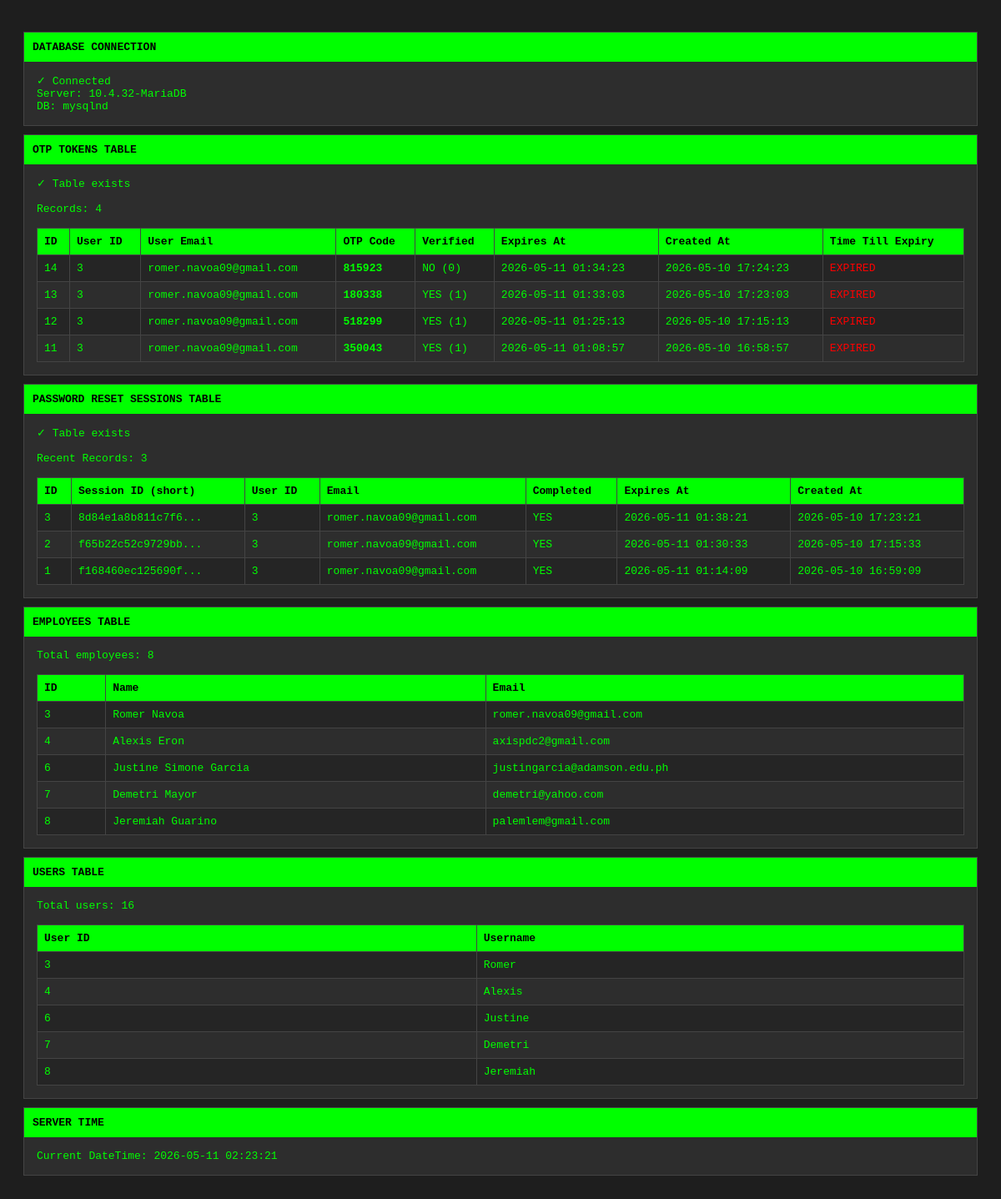
The app's page /Features/debug_flow.php with its own data.
### tables this page shows
CREATE TABLE `employees` (
  `id` int(10) UNSIGNED NOT NULL,
  `name` varchar(255) NOT NULL,
  `email` varchar(255) NOT NULL,
  `username` varchar(255) NOT NULL,
  `password` varchar(255) NOT NULL,
  `type` varchar(50) NOT NULL DEFAULT 'Emp',
  `position` varchar(255) NOT NULL,
  `department` varchar(255) NOT NULL,
  `salary` decimal(15,2) NOT NULL DEFAULT 0.00,
  `join_date` date NOT NULL,
  `status` varchar(50) NOT NULL DEFAULT 'Active'
);

### Features/debug_flow.php (the view, shortened to what this page needs)
<?php
@include __DIR__ . '/../Modules/dbcon.php';
?>
<!DOCTYPE html>
<html>
<head>
</head>
<body>
<div class="section">
    <div class="title">DATABASE CONNECTION</div>
    <?php if ($dbc) { ?>
        <span class="success">✓ Connected</span><br>
        Server: <?php echo mysqli_get_server_info($dbc); ?><br>
        DB: <?php echo mysqli_get_client_info(); ?>
    <?php } else { ?>
        <span class="error">✗ Connection Failed</span>
    <?php } ?>
</div>
<div class="section">
    <div class="title">OTP TOKENS TABLE</div>
    <?php
    $result = mysqli_query($dbc, "SHOW TABLES LIKE 'otp_tokens'");
    if (mysqli_num_rows($result) > 0) {
        echo "<span class='success'>✓ Table exists</span><br><br>";
        $records = mysqli_query($dbc, "SELECT * FROM otp_tokens ORDER BY created_at DESC");
        if (mysqli_num_rows($records) > 0) {
            echo "Records: " . mysqli_num_rows($records) . "<br><br>";
            ?>
            <table>
                <tr>
                    <th>ID</th>
                    <th>User ID</th>
                    <th>User Email</th>
                    <th>OTP Code</th>
                    <th>Verified</th>
                    <th>Expires At</th>
                    <th>Created At</th>
                    <th>Time Till Expiry</th>
                </tr>
                <?php while ($row = mysqli_fetch_assoc($records)) { ?>
                    <tr>
                        <td><?php echo $row['id']; ?></td>
                        <td><?php echo $row['user_id']; ?></td>
                        <td><?php echo htmlspecialchars($row['user_email']); ?></td>
                        <td><strong><?php echo $row['otp_code']; ?></strong></td>
                        <td><?php echo $row['is_verified'] ? 'YES (1)' : 'NO (0)'; ?></td>
                        <td><?php echo $row['expires_at']; ?></td>
                        <td><?php echo $row['created_at']; ?></td>
                        <td>
                            <?php
                            $now = new DateTime('now');
                            $expires = new DateTime($row['expires_at']);
                            $diff = $expires->diff($now);
                            if ($expires > $now) {
                                echo "<span class='success'>" . $diff->format('%i min %s sec remaining') . "</span>";
                            } else {
                                echo "<span class='error'>EXPIRED</span>";
                            }
                            ?>
                        </td>
                    </tr>
                <?php } ?>
            </table>
            <?php
        } else {
            echo "<span class='error'>✗ No OTP records found</span>";
        }
    } else {
        echo "<span class='error'>✗ Table does not exist</span>";
    }
    ?>
</div>
<div class="section">
    <div class="title">PASSWORD RESET SESSIONS TABLE</div>
    <?php
    $result = mysqli_query($dbc, "SHOW TABLES LIKE 'password_reset_sessions'");
    if (mysqli_num_rows($result) > 0) {
        echo "<span class='success'>✓ Table exists</span><br><br>";
        $records = mysqli_query($dbc, "SELECT * FROM password_reset_sessions ORDER BY created_at DESC LIMIT 5");
        if (mysqli_num_rows($records) > 0) {
            echo "Recent Records: " . mysqli_num_rows($records) . "<br><br>";
            ?>
            <table>
                <tr>
                    <th>ID</th>
                    <th>Session ID (short)</th>
                    <th>User ID</th>
                    <th>Email</th>
                    <th>Completed</th>
                    <th>Expires At</th>
                    <th>Created At</th>
                </tr>
                <?php while ($row = mysqli_fetch_assoc($records)) { ?>
                    <tr>
                        <td><?php echo $row['id']; ?></td>
                        <td><?php echo substr($row['session_id'], 0, 16) . '...'; ?></td>
                        <td><?php echo $row['user_id']; ?></td>
                        <td><?php echo htmlspecialchars($row['user_email']); ?></td>
                        <td><?php echo $row['is_completed'] ? 'YES' : 'NO'; ?></td>
                        <td><?php echo $row['expires_at']; ?></td>
                        <td><?php echo $row['created_at']; ?></td>
                    </tr>
                <?php } ?>
            </table>
            <?php
        } else {
            echo "<span class='error'>✗ No session records found</span>";
        }
    } else {
        echo "<span class='error'>✗ Table does not exist</span>";
    }
    ?>
</div>
<div class="section">
    <div class="title">EMPLOYEES TABLE</div>
    <?php
    $result = mysqli_query($dbc, "SELECT COUNT(*) as cnt FROM employees");
    $row = mysqli_fetch_assoc($result);
    echo "Total employees: " . $row['cnt'] . "<br><br>";
    $result = mysqli_query($dbc, "SELECT id, name, email FROM employees WHERE email IS NOT NULL AND email != '' LIMIT 5");
    if (mysqli_num_rows($result) > 0) {
        ?>
        <table>
            <tr>
                <th>ID</th>
                <th>Name</th>
                <th>Email</th>
            </tr>
            <?php while ($row = mysqli_fetch_assoc($result)) { ?>
                <tr>
                    <td><?php echo $row['id']; ?></td>
                    <td><?php echo htmlspecialchars($row['name']); ?></td>
                    <td><?php echo htmlspecialchars($row['email']); ?></td>
                </tr>
            <?php } ?>
        </table>
        <?php
    } else {
        echo "<span class='error'>✗ No employees with emails found</span>";
    }
    ?>
</div>
<div class="section">
    <div class="title">USERS TABLE</div>
    <?php
    $result = mysqli_query($dbc, "SELECT COUNT(*) as cnt FROM users");
    $row = mysqli_fetch_assoc($result);
    echo "Total users: " . $row['cnt'] . "<br><br>";
    $result = mysqli_query($dbc, "SELECT User_id, Username FROM users LIMIT 5");
    if (mysqli_num_rows($result) > 0) {
        ?>
        <table>
            <tr>
                <th>User ID</th>
                <th>Username</th>
            </tr>
            <?php while ($row = mysqli_fetch_assoc($result)) { ?>
                <tr>
                    <td><?php echo $row['User_id']; ?></td>
                    <td><?php echo htmlspecialchars($row['Username']); ?></td>
                </tr>
            <?php } ?>
        </table>
        <?php
    }
    ?>
</div>
<div class="section">
    <div class="title">SERVER TIME</div>
    <?php echo "Current DateTime: " . date('Y-m-d H:i:s'); ?>
</div>
</body>
</html>

### Features/debug_flow.php (style rules this page uses)
body { font-family: monospace; background: #1e1e1e; color: #0f0; padding: 20px; }
.section { background: #2d2d2d; padding: 15px; margin: 10px 0; border: 1px solid #444; }
.title { background: #0f0; color: #000; padding: 10px; font-weight: bold; margin: -15px -15px 15px -15px; }
table { width: 100%; border-collapse: collapse; }
td, th { padding: 8px; border: 1px solid #444; text-align: left; }
th { background: #0f0; color: #000; }
tr:nth-child(even) { background: #252525; }
.error { color: #f00; }
.success { color: #0f0; }

### records on screen
employees: id "3", name "Romer Navoa", email "romer.navoa09@gmail.com"
employees: id "4", name "Alexis Eron", email "axispdc2@gmail.com"
employees: id "6", name "Justine Simone Garcia", email "justingarcia@adamson.edu.ph"
employees: id "7", name "Demetri Mayor", email "demetri@yahoo.com"
employees: id "8", name "Jeremiah Guarino", email "palemlem@gmail.com"

### other values on screen
mysqli_get_server_info($dbc) "10.4.32-MariaDB"
mysqli_get_client_info() "mysqlnd"
mysqli_num_rows($records) "4"
$row['id'] "14"
$row['user_id'] "3"
$row['user_email'] "romer.navoa09@gmail.com"
$row['otp_code'] "815923"
$row['expires_at'] "2026-05-11 01:34:23"
$row['created_at'] "2026-05-10 17:24:23"
$row['id'] "13"
$row['otp_code'] "180338"
$row['expires_at'] "2026-05-11 01:33:03"
$row['created_at'] "2026-05-10 17:23:03"
$row['id'] "12"
$row['otp_code'] "518299"
